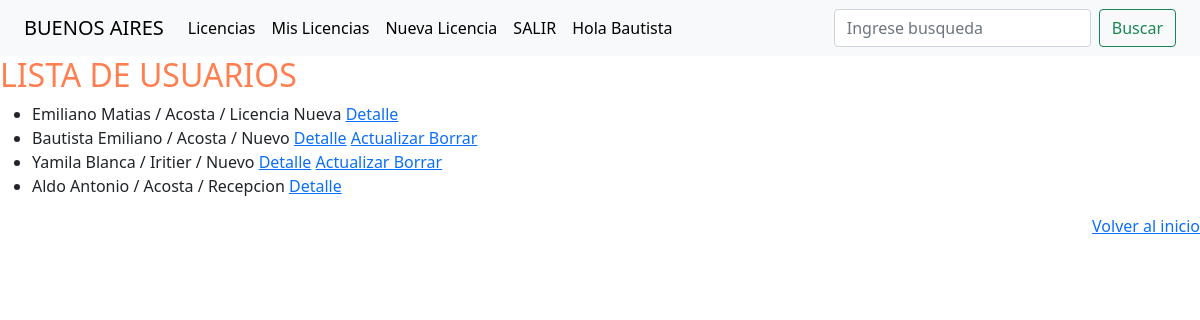
The app's page /licencia/lista (signed in) with its own data.
### Licencia/models.py (models this page shows, shortened)
class Licencias(models.Model):                                                                           # Heredamos propiedades del model
    nombre = models.CharField(max_length=100)
    apellido =  models.CharField(max_length=100)
    documento =  models.CharField(max_length=100)
    motivo =  models.CharField(max_length=100, choices=MOTIVO, default= MOTIVO_NUEVO)
    foto = models.ImageField(null=True, blank=True , upload_to='mi_licencia')
    id_usuario = models.ForeignKey(to=User, on_delete=models.CASCADE, related_name='id_usuario')

### Licencia/views.py (the view)
# urls.py: path('licencia/lista', LicenciasList.as_view(), name='licencia-lista'),
class LicenciasList(ListView):
    model = Licencias
    context_object_name = 'usuario'

### Licencia/templates/Licencia/Licencias_list.html
{% extends 'Licencia/indice.html' %}
{% load static %}
{% block central %}
    <h2 style="color: coral;">LISTA DE USUARIOS</h2>
    <ul>
    {% for n in usuario  %}
    <li> {{n.nombre}} / {{n.apellido}} / {{n.motivo}}
            <a href="{% url 'licencia-detalle' n.id %}">Detalle</a>
        {% if user.is_authenticated and user.id == n.id_usuario.id %}
            <a href="{% url 'licencia-actualizar' n.id %}">Actualizar </a>
            <a href="{% url 'licencia-borrar' n.id %}">Borrar</a>
        {% endif %}
    </li>
       {% endfor %}
    </ul>
{% endblock %}

### Licencia/templates/Licencia/indice.html (shortened to what this page needs)
<!DOCTYPE html>
<html lang="en">
    {% load static %}
<head>
    <link href="https://cdn.jsdelivr.net/npm/bootstrap@5.3.0-alpha3/dist/css/bootstrap.min.css" rel="stylesheet">
    <link href="https://cdn.jsdelivr.net/npm/bootstrap@5.0.0-beta1/dist/css/bootstrap.min.css" rel="stylesheet">
    <nav class="navbar navbar-expand-lg bg-body-tertiary" >
        <div class="container-fluid">
            <a class="navbar-brand" href="{% url 'indice' %}">BUENOS AIRES </a>
          <div class="collapse navbar-collapse" id="navbarSupportedContent">
                <ul class="navbar-nav me-auto mb-2 mb-lg-0">
                    {% if user.is_authenticated %}
                        <li class="nav-item">
                            <a class="nav-link active" aria-current="page" href="{% url 'licencia-lista' %}">Licencias</a>
                        </li>
                        <li class="nav-item">
                            <a class="nav-link active" aria-current="page" href="{% url 'licencia-mine' %}">Mis Licencias</a>
                        </li>
                        <li class="nav-item">
                            <a class="nav-link active" href='{% url 'licencia-crear' %}'>Nueva Licencia</a>
                        </li>
                        <li class="nav-item">
                            <a class="nav-link active" href='{% url 'logout' %}'>SALIR</a>
                        </li>
                        <li class="nav-item">
                            <a class="nav-link active" href='{% url 'indice' %}'>Hola {{user.username}}</a>
                        </li>
                    {% endif %}
                </ul>
                {% if user.is_authenticated %}
                    <form action="{% url 'licencia-buscar' %}" class="d-flex" role="search">
                        <input class="form-control me-2" name="criterio"  type="search" placeholder="Ingrese busqueda" aria-label="Search">
                        <button class="btn btn-outline-success" type="submit">Buscar</button>
                    </form>
                {% endif %}
            </div>
        </div>
    </nav>
</head>
</html>
<body>
    {% block central %}{% endblock %}
    <footer>
        <div style="text-align: right;" >
            <a href="{% url 'indice' %}">Volver al inicio</a>
        </div>
    </footer>
</body>
</html>

### records on screen
Licencias: nombre "Emiliano Matias", apellido "Acosta", motivo "Licencia Nueva"
Licencias: nombre "Bautista Emiliano", apellido "Acosta", motivo "Nuevo", shows "Actualizar"
Licencias: nombre "Yamila Blanca", apellido "Iritier", motivo "Nuevo", shows "Actualizar"
Licencias: nombre "Aldo Antonio", apellido "Acosta", motivo "Recepcion"

### other values on screen
{{ user.username }} "Bautista"
